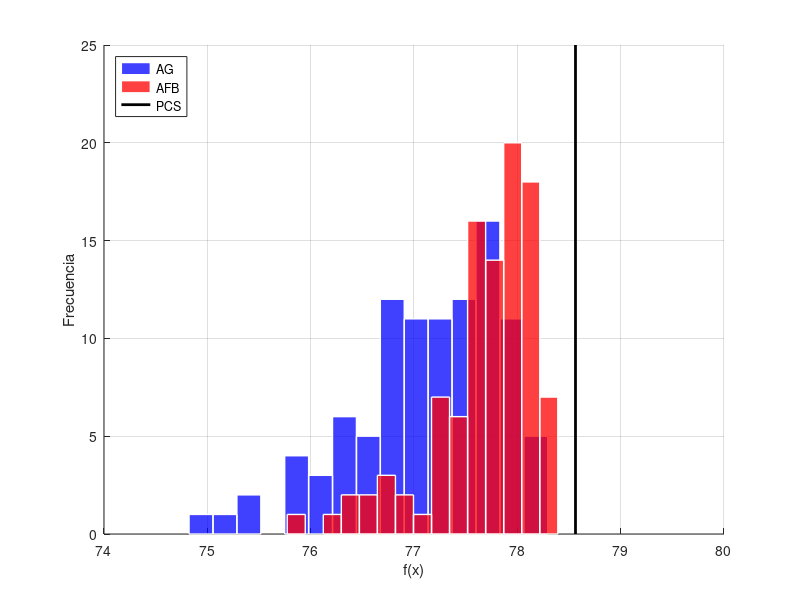

Source code (MATLAB):
%% sGABFHistograms.m
% Author: Daniel F. Daza
clc, clear, close all;

%% Load data
load('Genetic Algorithm/garesults.mat');
load('Bacterial Foraging/bfresults.mat');
fminconresult = 78.5628;

figure; hold on;
hist(garesults,15);
hist(bfresults,15);
h = findobj(gca,'Type','patch');
set(h(2),'FaceColor','b','EdgeColor','w','LineWidth',1.0,'facealpha',0.75);
set(h(1),'FaceColor','r','EdgeColor','w','LineWidth',1.0,'facealpha',0.75);
grid on;
plot([fminconresult, fminconresult], [0, 25], 'k', 'LineWidth', 2);
xlim([74, 80]);
xlabel('f(x)');
ylabel('Frecuencia');
legend('AG', 'AFB', 'PCS', 'Location', 'NorthWest');